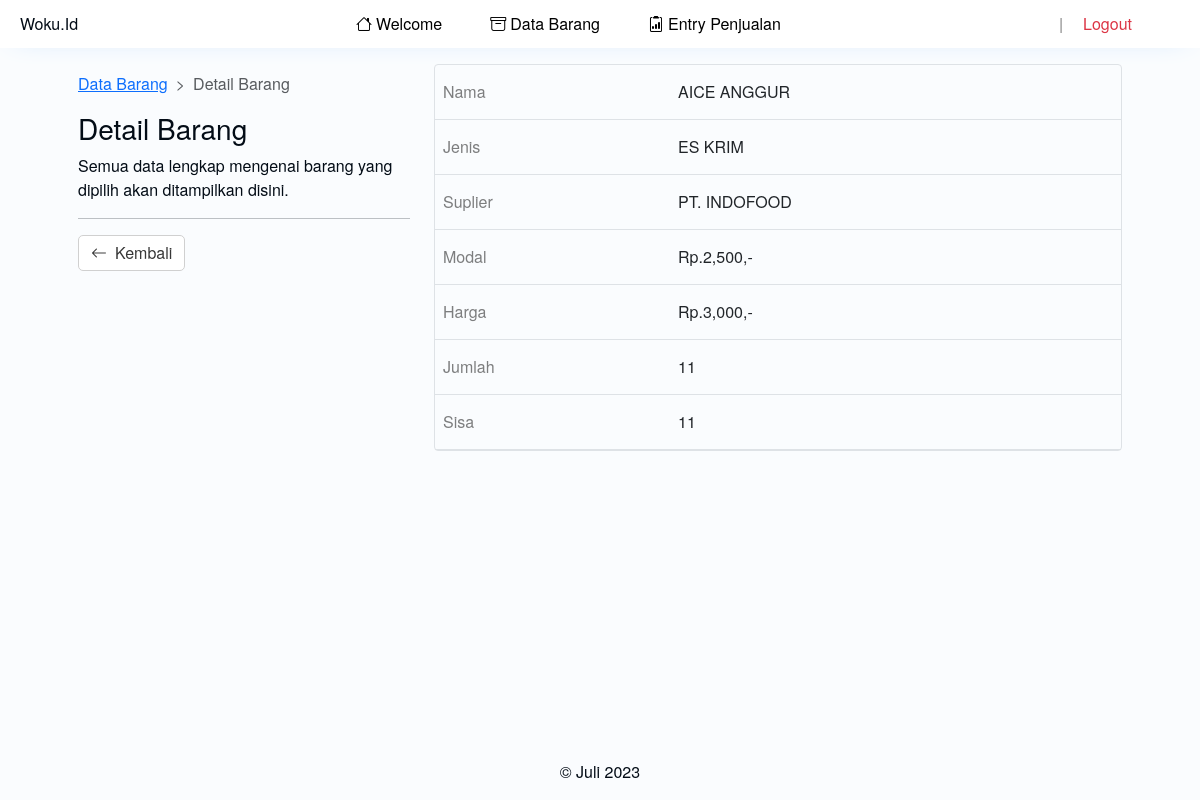
The page /det_barang.php?id=67 on the database as committed earlier.
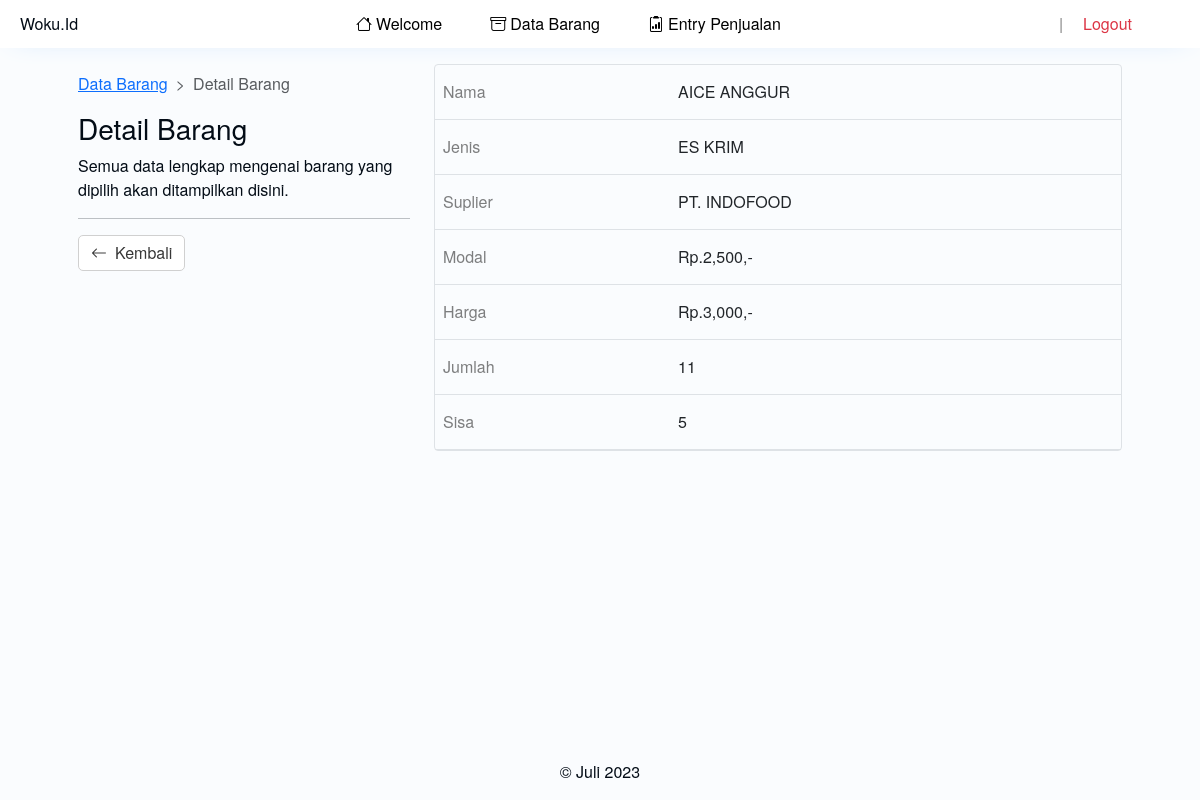
The same page on the database as committed later.
### tables this page shows
CREATE TABLE `barang` (
  `id` int(11) NOT NULL,
  `nama` text NOT NULL,
  `jenis` text NOT NULL,
  `suplier` text NOT NULL,
  `modal` int(11) NOT NULL,
  `harga` int(11) NOT NULL,
  `jumlah` int(11) NOT NULL,
  `sisa` int(11) NOT NULL
);

### det_barang.php (the view)
<?php
include 'header.php';
$koneksi = mysqli_connect('localhost','root','','projectweb');
?>
<main class="row" style="height: calc(100vh - 3rem - 1rem - 24px);">
	<section class="col-12 m-auto col-sm-11 col-md-10 col-lg-4 m-lg-0">
		<div class="py-4">
			<nav class="d-flex" style="--bs-breadcrumb-divider: '>';" aria-label="breadcrumb">
				<ol class="breadcrumb">
					<li class="breadcrumb-item"><a href="barang.php">Data Barang</a></li>
					<li class="breadcrumb-item active" aria-current="page">Detail Barang</li>
				</ol>
			</nav>
			<h3>Detail Barang</h3>
			<div>Semua data lengkap mengenai barang yang dipilih akan ditampilkan disini.</div>
			<hr>
			<div class="d-flex">
				<button class="buttonku-1" onclick="window.location.href='barang.php';"><i class="bi-arrow-left me-2"></i> Kembali</button>
			</div>
		</div>
	</section>
	<section class="col-12 m-auto col-sm-11 col-md-10 col-lg m-lg-0">
		<div class="border border-1 rounded-1 my-3">
			<?php
			$id_brg=mysqli_real_escape_string($koneksi, $_GET['id']);
			$det=mysqli_query($koneksi, "select * from barang where id='$id_brg'")or die(mysqli_error($koneksi));
			while($d=mysqli_fetch_array($det)){
				?>
				<table class="table mb-0">
					<tr>
						<td class="text-black-50">Nama</td>
						<td><?php echo $d['nama'] ?></td>
					</tr>
					<tr>
						<td class="text-black-50">Jenis</td>
						<td><?php echo $d['jenis'] ?></td>
					</tr>
					<tr>
						<td class="text-black-50">Suplier</td>
						<td><?php echo $d['suplier'] ?></td>
					</tr>
					<tr>
						<td class="text-black-50">Modal</td>
						<td>Rp.<?php echo number_format($d['modal']); ?>,-</td>
					</tr>
					<tr>
						<td class="text-black-50">Harga</td>
						<td>Rp.<?php echo number_format($d['harga']) ?>,-</td>
					</tr>
					<tr>
						<td class="text-black-50">Jumlah</td>
						<td><?php echo $d['jumlah'] ?></td>
					</tr>
					<tr>
						<td class="text-black-50">Sisa</td>
						<td><?php echo $d['sisa'] ?></td>
					</tr>
				</table>
				<?php
			}
			?>
		</div>
	</section>
</main>
<?php include 'footer.php'; ?>

Rows that differ between the two databases and show on the page:
changed barang "AICE ANGGUR": sisa "11" → "5"
